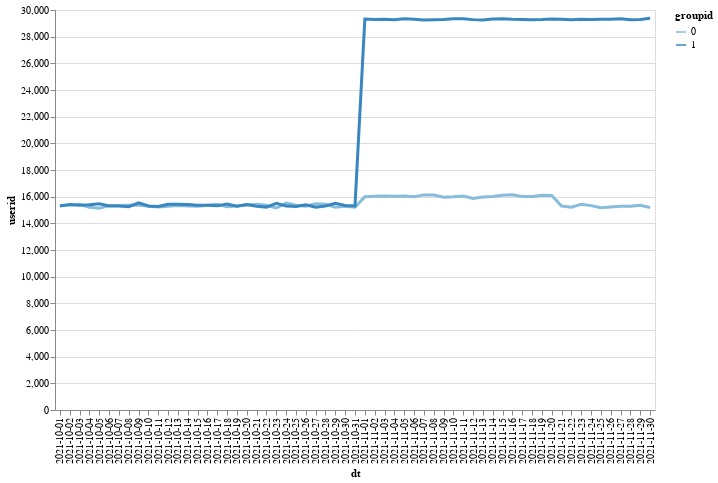

Notebook source saved alongside this figure:
### Code cell
alt.Chart(data_act_count).mark_line(size=3).encode(
    alt.X('dt'),
    alt.Y('userid'),
    color='groupid:O',
    tooltip=['userid']
).properties(
    width=600,
    height=400
)

### Figure 1 — Vega-Lite specification as saved in the notebook (floating-point values rounded to 4 significant figures)
{"config": {"view": {"continuousWidth": 400, "continuousHeight": 300}}, "data": {"name": "data-a44c901de9c1b29d7f517caf128d98a7"}, "mark": {"type": "line", "size": 3}, "encoding": {"color": {"type": "ordinal", "field": "groupid"}, "tooltip": [{"type": "quantitative", "field": "userid"}], "x": {"type": "nominal", "field": "dt"}, "y": {"type": "quantitative", "field": "userid"}}, "height": 400, "width": 600, "$schema": "https://vega.github.io/schema/vega-lite/v4.8.1.json", "datasets": {"data-a44c901de9c1b29d7f517caf128d98a7": [{"groupid": 0, "dt": "2021-10-01", "userid": 15337, "activity_level": 15337}, {"groupid": 0, "dt": "2021-10-02", "userid": 15354, "activity_level": 15354}, {"groupid": 0, "dt": "2021-10-03", "userid": 15423, "activity_level": 15423}, {"groupid": 0, "dt": "2021-10-04", "userid": 15211, "activity_level": 15211}, {"groupid": 0, "dt": "2021-10-05", "userid": 15126, "activity_level": 15126}, {"groupid": 0, "dt": "2021-10-06", "userid": 15335, "activity_level": 15335}, {"groupid": 0, "dt": "2021-10-07", "userid": 15346, "activity_level": 15346}, {"groupid": 0, "dt": "2021-10-08", "userid": 15357, "activity_level": 15357}, {"groupid": 0, "dt": "2021-10-09", "userid": 15371, "activity_level": 15371}, {"groupid": 0, "dt": "2021-10-10", "userid": 15277, "activity_level": 15277}, {"groupid": 0, "dt": "2021-10-11", "userid": 15226, "activity_level": 15226}, {"groupid": 0, "dt": "2021-10-12", "userid": 15290, "activity_level": 15290}, {"groupid": 0, "dt": "2021-10-13", "userid": 15334, "activity_level": 15334}, {"groupid": 0, "dt": "2021-10-14", "userid": 15295, "activity_level": 15295}, {"groupid": 0, "dt": "2021-10-15", "userid": 15277, "activity_level": 15277}, {"groupid": 0, "dt": "2021-10-16", "userid": 15348, "activity_level": 15348}, {"groupid": 0, "dt": "2021-10-17", "userid": 15430, "activity_level": 15430}, {"groupid": 0, "dt": "2021-10-18", "userid": 15244, "activity_level": 15244}, {"groupid": 0, "dt": "2021-10-19", "userid": 15303, "activity_level": 15303}, {"groupid": 0, "dt": "2021-10-20", "userid": 15382, "activity_level": 15382}, {"groupid": 0, "dt": "2021-10-21", "userid": 15431, "activity_level": 15431}, {"groupid": 0, "dt": "2021-10-22", "userid": 15356, "activity_level": 15356}, {"groupid": 0, "dt": "2021-10-23", "userid": 15151, "activity_level": 15151}, {"groupid": 0, "dt": "2021-10-24", "userid": 15512, "activity_level": 15512}, {"groupid": 0, "dt": "2021-10-25", "userid": 15351, "activity_level": 15351}, {"groupid": 0, "dt": "2021-10-26", "userid": 15280, "activity_level": 15280}, {"groupid": 0, "dt": "2021-10-27", "userid": 15459, "activity_level": 15459}, {"groupid": 0, "dt": "2021-10-28", "userid": 15434, "activity_level": 15434}, {"groupid": 0, "dt": "2021-10-29", "userid": 15214, "activity_level": 15214}, {"groupid": 0, "dt": "2021-10-30", "userid": 15285, "activity_level": 15285}, {"groupid": 0, "dt": "2021-10-31", "userid": 15208, "activity_level": 15208}, {"groupid": 0, "dt": "2021-11-01", "userid": 15989, "activity_level": 15989}, {"groupid": 0, "dt": "2021-11-02", "userid": 16024, "activity_level": 16024}, {"groupid": 0, "dt": "2021-11-03", "userid": 16049, "activity_level": 16049}, {"groupid": 0, "dt": "2021-11-04", "userid": 16040, "activity_level": 16040}, {"groupid": 0, "dt": "2021-11-05", "userid": 16045, "activity_level": 16045}, {"groupid": 0, "dt": "2021-11-06", "userid": 15991, "activity_level": 15991}, {"groupid": 0, "dt": "2021-11-07", "userid": 16133, "activity_level": 16133}, {"groupid": 0, "dt": "2021-11-08", "userid": 16119, "activity_level": 16119}, {"groupid": 0, "dt": "2021-11-09", "userid": 15953, "activity_level": 15953}, {"groupid": 0, "dt": "2021-11-10", "userid": 15990, "activity_level": 15990}, {"groupid": 0, "dt": "2021-11-11", "userid": 16045, "activity_level": 16045}, {"groupid": 0, "dt": "2021-11-12", "userid": 15859, "activity_level": 15859}, {"groupid": 0, "dt": "2021-11-13", "userid": 15973, "activity_level": 15973}, {"groupid": 0, "dt": "2021-11-14", "userid": 16016, "activity_level": 16016}, {"groupid": 0, "dt": "2021-11-15", "userid": 16112, "activity_level": 16112}, {"groupid": 0, "dt": "2021-11-16", "userid": 16147, "activity_level": 16147}, {"groupid": 0, "dt": "2021-11-17", "userid": 16015, "activity_level": 16015}, {"groupid": 0, "dt": "2021-11-18", "userid": 16007, "activity_level": 16007}, {"groupid": 0, "dt": "2021-11-19", "userid": 16104, "activity_level": 16104}, {"groupid": 0, "dt": "2021-11-20", "userid": 16090, "activity_level": 16090}, {"groupid": 0, "dt": "2021-11-21", "userid": 15294, "activity_level": 15294}, {"groupid": 0, "dt": "2021-11-22", "userid": 15207, "activity_level": 15207}, {"groupid": 0, "dt": "2021-11-23", "userid": 15424, "activity_level": 15424}, {"groupid": 0, "dt": "2021-11-24", "userid": 15328, "activity_level": 15328}, {"groupid": 0, "dt": "2021-11-25", "userid": 15163, "activity_level": 15163}, {"groupid": 0, "dt": "2021-11-26", "userid": 15226, "activity_level": 15226}, {"groupid": 0, "dt": "2021-11-27", "userid": 15286, "activity_level": 15286}, {"groupid": 0, "dt": "2021-11-28", "userid": 15283, "activity_level": 15283}, {"groupid": 0, "dt": "2021-11-29", "userid": 15356, "activity_level": 15356}, {"groupid": 0, "dt": "2021-11-30", "userid": 15192, "activity_level": 15192}, {"groupid": 1, "dt": "2021-10-01", "userid": 15297, "activity_level": 15297}, {"groupid": 1, "dt": "2021-10-02", "userid": 15421, "activity_level": 15421}, {"groupid": 1, "dt": "2021-10-03", "userid": 15362, "activity_level": 15362}, {"groupid": 1, "dt": "2021-10-04", "userid": 15388, "activity_level": 15388}, {"groupid": 1, "dt": "2021-10-05", "userid": 15462, "activity_level": 15462}, {"groupid": 1, "dt": "2021-10-06", "userid": 15304, "activity_level": 15304}, {"groupid": 1, "dt": "2021-10-07", "userid": 15291, "activity_level": 15291}, {"groupid": 1, "dt": "2021-10-08", "userid": 15243, "activity_level": 15243}, {"groupid": 1, "dt": "2021-10-09", "userid": 15531, "activity_level": 15531}, {"groupid": 1, "dt": "2021-10-10", "userid": 15304, "activity_level": 15304}, {"groupid": 1, "dt": "2021-10-11", "userid": 15263, "activity_level": 15263}, {"groupid": 1, "dt": "2021-10-12", "userid": 15425, "activity_level": 15425}, {"groupid": 1, "dt": "2021-10-13", "userid": 15427, "activity_level": 15427}, {"groupid": 1, "dt": "2021-10-14", "userid": 15421, "activity_level": 15421}, {"groupid": 1, "dt": "2021-10-15", "userid": 15360, "activity_level": 15360}, {"groupid": 1, "dt": "2021-10-16", "userid": 15360, "activity_level": 15360}, {"groupid": 1, "dt": "2021-10-17", "userid": 15311, "activity_level": 15311}, {"groupid": 1, "dt": "2021-10-18", "userid": 15450, "activity_level": 15450}, {"groupid": 1, "dt": "2021-10-19", "userid": 15284, "activity_level": 15284}, {"groupid": 1, "dt": "2021-10-20", "userid": 15413, "activity_level": 15413}, {"groupid": 1, "dt": "2021-10-21", "userid": 15274, "activity_level": 15274}, {"groupid": 1, "dt": "2021-10-22", "userid": 15217, "activity_level": 15217}, {"groupid": 1, "dt": "2021-10-23", "userid": 15494, "activity_level": 15494}, {"groupid": 1, "dt": "2021-10-24", "userid": 15303, "activity_level": 15303}, {"groupid": 1, "dt": "2021-10-25", "userid": 15265, "activity_level": 15265}, {"groupid": 1, "dt": "2021-10-26", "userid": 15393, "activity_level": 15393}, {"groupid": 1, "dt": "2021-10-27", "userid": 15202, "activity_level": 15202}, {"groupid": 1, "dt": "2021-10-28", "userid": 15300, "activity_level": 15300}, {"groupid": 1, "dt": "2021-10-29", "userid": 15509, "activity_level": 15509}, {"groupid": 1, "dt": "2021-10-30", "userid": 15343, "activity_level": 15343}, {"groupid": 1, "dt": "2021-10-31", "userid": 15311, "activity_level": 15311}, {"groupid": 1, "dt": "2021-11-01", "userid": 29318, "activity_level": 29318}, {"groupid": 1, "dt": "2021-11-02", "userid": 29289, "activity_level": 29289}, {"groupid": 1, "dt": "2021-11-03", "userid": 29306, "activity_level": 29306}, {"groupid": 1, "dt": "2021-11-04", "userid": 29267, "activity_level": 29267}, {"groupid": 1, "dt": "2021-11-05", "userid": 29336, "activity_level": 29336}, {"groupid": 1, "dt": "2021-11-06", "userid": 29306, "activity_level": 29306}, {"groupid": 1, "dt": "2021-11-07", "userid": 29255, "activity_level": 29255}, {"groupid": 1, "dt": "2021-11-08", "userid": 29263, "activity_level": 29263}, {"groupid": 1, "dt": "2021-11-09", "userid": 29286, "activity_level": 29286}, {"groupid": 1, "dt": "2021-11-10", "userid": 29340, "activity_level": 29340}, {"groupid": 1, "dt": "2021-11-11", "userid": 29349, "activity_level": 29349}, {"groupid": 1, "dt": "2021-11-12", "userid": 29278, "activity_level": 29278}, {"groupid": 1, "dt": "2021-11-13", "userid": 29258, "activity_level": 29258}, {"groupid": 1, "dt": "2021-11-14", "userid": 29322, "activity_level": 29322}, {"groupid": 1, "dt": "2021-11-15", "userid": 29337, "activity_level": 29337}, {"groupid": 1, "dt": "2021-11-16", "userid": 29300, "activity_level": 29300}, {"groupid": 1, "dt": "2021-11-17", "userid": 29296, "activity_level": 29296}, {"groupid": 1, "dt": "2021-11-18", "userid": 29274, "activity_level": 29274}, {"groupid": 1, "dt": "2021-11-19", "userid": 29292, "activity_level": 29292}, {"groupid": 1, "dt": "2021-11-20", "userid": 29329, "activity_level": 29329}, {"groupid": 1, "dt": "2021-11-21", "userid": 29309, "activity_level": 29309}, {"groupid": 1, "dt": "2021-11-22", "userid": 29278, "activity_level": 29278}, {"groupid": 1, "dt": "2021-11-23", "userid": 29300, "activity_level": 29300}, {"groupid": 1, "dt": "2021-11-24", "userid": 29287, "activity_level": 29287}, {"groupid": 1, "dt": "2021-11-25", "userid": 29301, "activity_level": 29301}, {"groupid": 1, "dt": "2021-11-26", "userid": 29303, "activity_level": 29303}, {"groupid": 1, "dt": "2021-11-27", "userid": 29350, "activity_level": 29350}, {"groupid": 1, "dt": "2021-11-28", "userid": 29273, "activity_level": 29273}, {"groupid": 1, "dt": "2021-11-29", "userid": 29289, "activity_level": 29289}, {"groupid": 1, "dt": "2021-11-30", "userid": 29382, "activity_level": 29382}]}}
